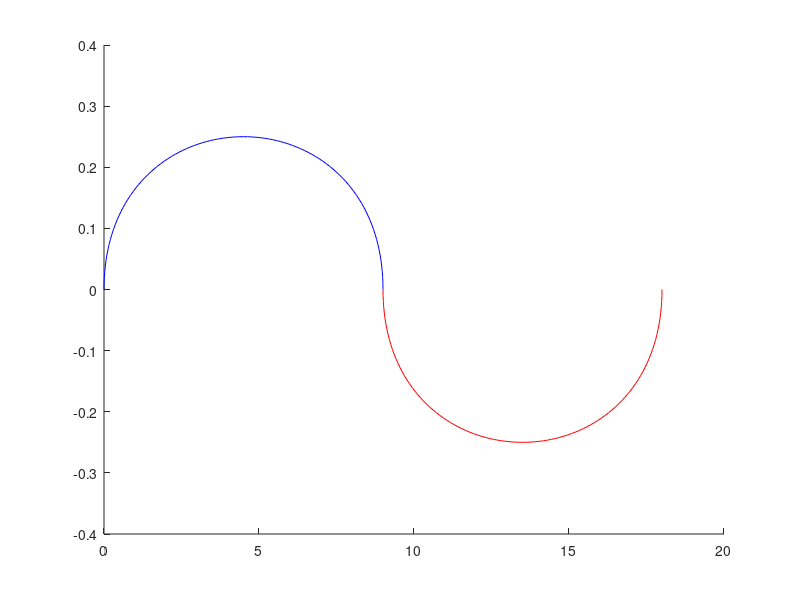

This chart was generated by the following MATLAB code:
close all;
clear all;

M=[2 -3 0 1 ; -2 3 0 0 ; 1 -2 1 0 ; 1 -1 0 0];

G1=[ 0 9 0 0 ; 0 0 1 -1];
G2=[ 9 18 0 0 ; 0 0 -1 1];

s=0:0.01:1;

Q=[s.^3 ; s.^2 ; s ; ones(size(s))];

P1=G1*M*Q;
P2=G2*M*Q;

hold on;
plot(P1(1,:),P1(2,:),'b');
plot(P2(1,:),P2(2,:),'r');


